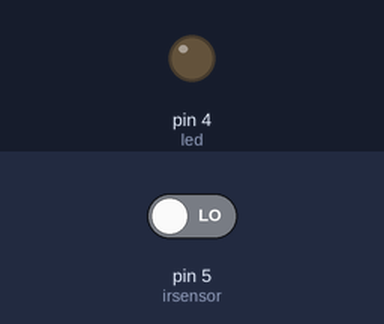
Simulated run of this sketch. Board: Arduino Uno, built with avr-gcc and run on an emulated ATmega328P. On the bench: output pins drawn as LEDs (lit = HIGH). The test bench sets the inputs (shaded band); at power-on: pin 5 (irsensor) LOW.

Above: at 1.2 s.
1.3 s: pin 5 (irsensor) driven HIGH
At 2.0 s:
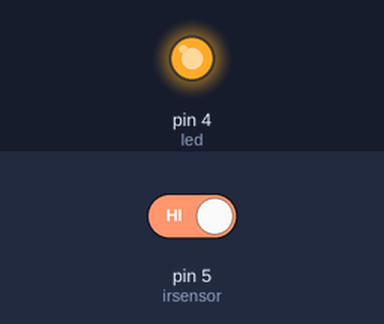
2.8 s: pin 5 (irsensor) driven LOW
At 3.2 s:
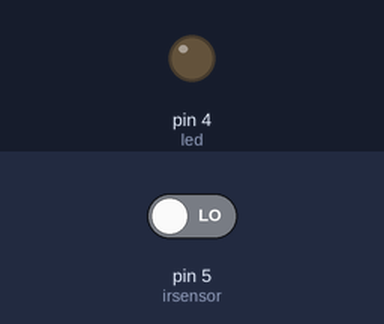
Timing chart, 0 to 5.8 s (numbered marks = the images above; inputs shaded):
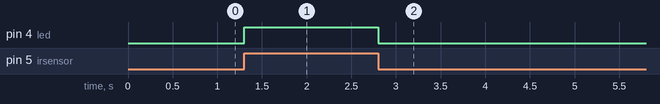

Measured:
- after the input at 1.3 s, pin 4 (led): LOW → HIGH at once
- after the input at 2.8 s, pin 4 (led): HIGH → LOW at once

The sketch:

firealarm.ino
```cpp
int irsensor = 5;
int led = 4;
int irvalue = LOW ;
int count = 0;

void setup() {
  // put your setup code here, to run once:
  Serial.begin(9600);
  pinMode(irsensor, INPUT);
  pinMode(led, OUTPUT);
}

void loop() {
  // put your main code here, to run repeatedly:
irvalue = digitalRead(irsensor);

  if (irvalue == HIGH) {
  count++;
  digitalWrite(led,HIGH);
  delay (100);
  }
  else{
  digitalWrite(led,LOW);
  delay (100);
    }
}
```
